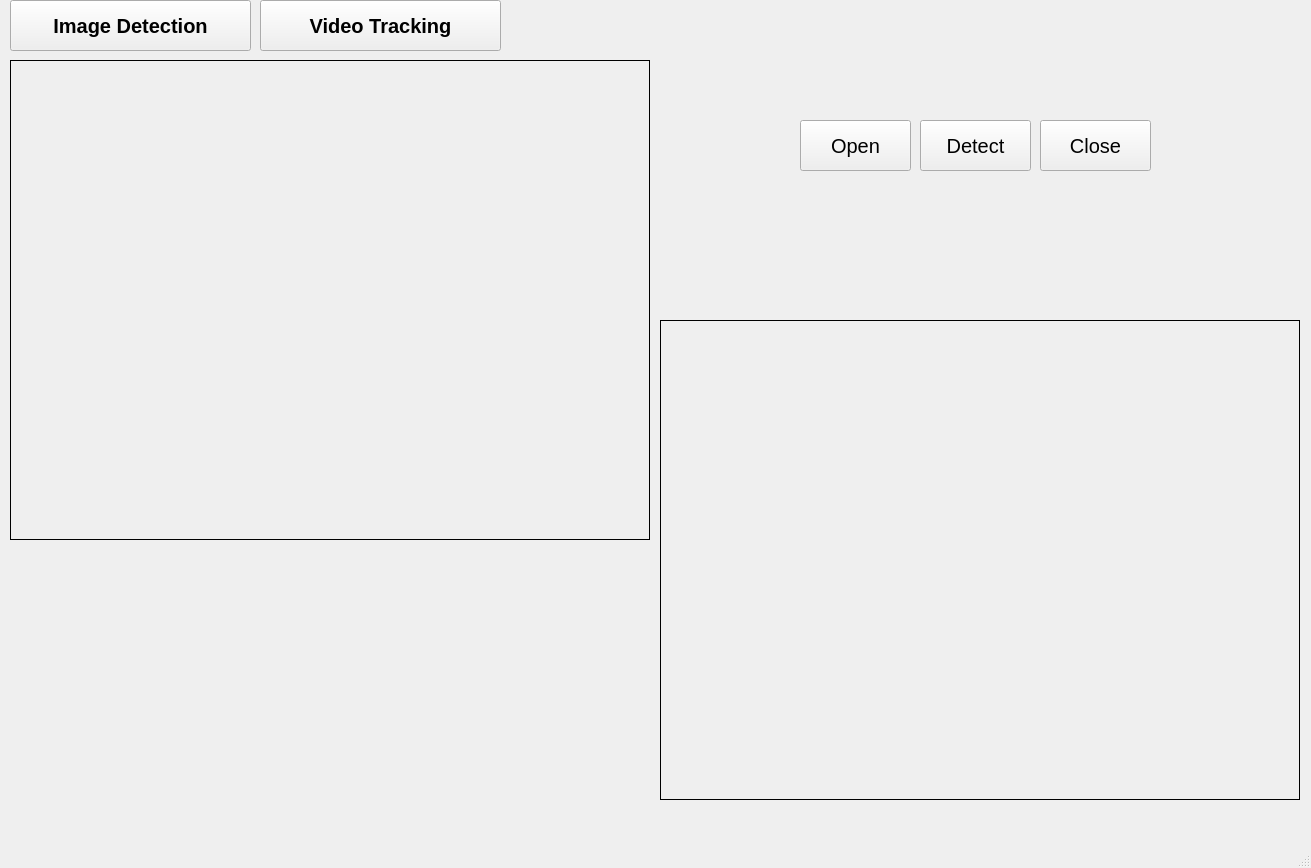
<?xml version="1.0" encoding="UTF-8"?>
<ui version="4.0">
 <class>MainWindow</class>
 <widget class="QMainWindow" name="MainWindow">
  <property name="geometry">
   <rect>
    <x>0</x>
    <y>0</y>
    <width>1311</width>
    <height>868</height>
   </rect>
  </property>
  <property name="windowTitle">
   <string>MainWindow</string>
  </property>
  <widget class="QWidget" name="centralwidget">
   <widget class="QLabel" name="Image_frame_1">
    <property name="geometry">
     <rect>
      <x>10</x>
      <y>60</y>
      <width>640</width>
      <height>480</height>
     </rect>
    </property>
    <property name="frameShape">
     <enum>QFrame::Box</enum>
    </property>
    <property name="text">
     <string/>
    </property>
    <property name="alignment">
     <set>Qt::AlignCenter</set>
    </property>
   </widget>
   <widget class="QPushButton" name="btn_Open">
    <property name="geometry">
     <rect>
      <x>800</x>
      <y>120</y>
      <width>111</width>
      <height>51</height>
     </rect>
    </property>
    <property name="font">
     <font>
      <pointsize>15</pointsize>
     </font>
    </property>
    <property name="text">
     <string>Open</string>
    </property>
   </widget>
   <widget class="QPushButton" name="btn_Close">
    <property name="geometry">
     <rect>
      <x>1040</x>
      <y>120</y>
      <width>111</width>
      <height>51</height>
     </rect>
    </property>
    <property name="font">
     <font>
      <pointsize>15</pointsize>
     </font>
    </property>
    <property name="text">
     <string>Close</string>
    </property>
   </widget>
   <widget class="QPushButton" name="btn_Detect">
    <property name="geometry">
     <rect>
      <x>920</x>
      <y>120</y>
      <width>111</width>
      <height>51</height>
     </rect>
    </property>
    <property name="font">
     <font>
      <pointsize>15</pointsize>
     </font>
    </property>
    <property name="text">
     <string>Detect</string>
    </property>
   </widget>
   <widget class="QLabel" name="Image_frame_2">
    <property name="geometry">
     <rect>
      <x>660</x>
      <y>320</y>
      <width>640</width>
      <height>480</height>
     </rect>
    </property>
    <property name="frameShape">
     <enum>QFrame::Box</enum>
    </property>
    <property name="text">
     <string/>
    </property>
    <property name="alignment">
     <set>Qt::AlignCenter</set>
    </property>
   </widget>
   <widget class="QToolButton" name="toolButton">
    <property name="geometry">
     <rect>
      <x>10</x>
      <y>0</y>
      <width>241</width>
      <height>51</height>
     </rect>
    </property>
    <property name="font">
     <font>
      <pointsize>15</pointsize>
      <weight>75</weight>
      <bold>true</bold>
     </font>
    </property>
    <property name="text">
     <string>Image Detection</string>
    </property>
   </widget>
   <widget class="QToolButton" name="toolButton_2">
    <property name="geometry">
     <rect>
      <x>260</x>
      <y>0</y>
      <width>241</width>
      <height>51</height>
     </rect>
    </property>
    <property name="font">
     <font>
      <pointsize>15</pointsize>
      <weight>75</weight>
      <bold>true</bold>
     </font>
    </property>
    <property name="text">
     <string>Video Tracking</string>
    </property>
   </widget>
  </widget>
  <widget class="QMenuBar" name="menubar">
   <property name="geometry">
    <rect>
     <x>0</x>
     <y>0</y>
     <width>1311</width>
     <height>26</height>
    </rect>
   </property>
  </widget>
  <widget class="QStatusBar" name="statusbar"/>
 </widget>
 <resources/>
 <connections/>
</ui>
